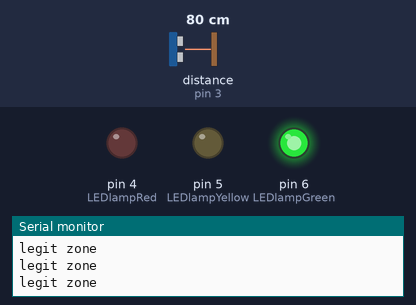
Recording of a sketch running on a simulated Arduino Uno, built with avr-gcc and run on an emulated ATmega328P. On the bench: output pins drawn as LEDs (lit = HIGH), the last lines printed to the serial monitor. Wiring (inferred from the names in the program): ultrasonic range finder: trigger pin 2; echo pin 3. The inputs (shaded band) are chosen by the test bench; at power-on: distance to the obstacle (sensor on pin 3) 80 cm. The echo pulse lasts 58.3 µs per cm; pins used as bus, display or sensor lines are not drawn.

Above: at 1.2 s.
1.3 s: distance to the obstacle (sensor on pin 3) set to 54 cm
2.8 s: distance to the obstacle (sensor on pin 3) set to 47 cm
At 3.6 s:
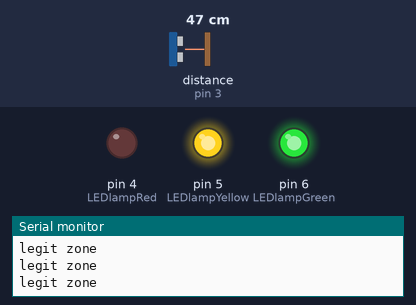
4.5 s: distance to the obstacle (sensor on pin 3) set to 14 cm
6.6 s: distance to the obstacle (sensor on pin 3) set to 11 cm
At 7.3 s:
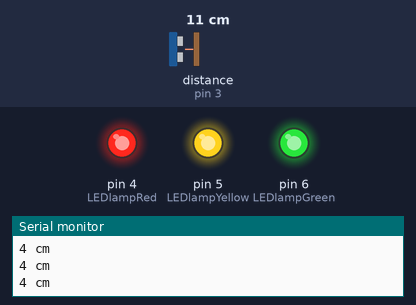
8.1 s: distance to the obstacle (sensor on pin 3) set to 250 cm
At 9.2 s:
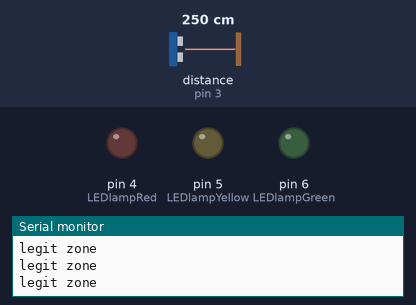
9.6 s: distance to the obstacle (sensor on pin 3) set to 129 cm
11.1 s: distance to the obstacle (sensor on pin 3) set to 123 cm
At 11.9 s:
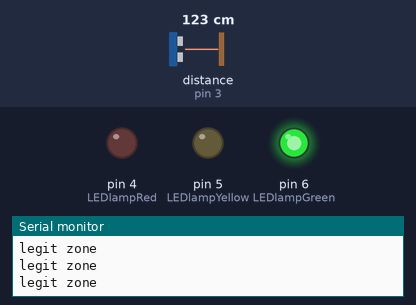
Timing chart, 0 to 13.8 s (numbered marks = the images above; inputs shaded):
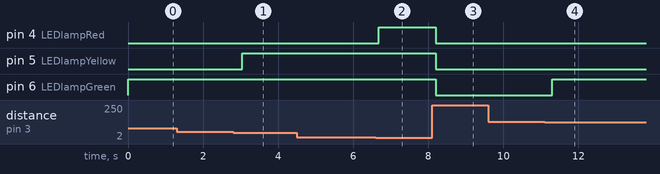

The sketch:

ultrasonic_alarm.ino
```cpp
#define trigP 2
#define echoP 3
#define LEDlampRed 4
#define LEDlampYellow 5
#define LEDlampGreen 6
#define soundbuzzer 7
int sound = 500;

void setup() {
Serial.begin(9600);
pinMode(trigP, OUTPUT);
pinMode(echoP, INPUT);
pinMode(LEDlampRed, OUTPUT);
pinMode(LEDlampYellow, OUTPUT);
pinMode(LEDlampGreen, OUTPUT);
pinMode(soundbuzzer, OUTPUT);
}

void loop() {
long durationindigit, distancecm;
digitalWrite(trigP, LOW);
delayMicroseconds(2);
digitalWrite(trigP, HIGH);
delayMicroseconds(10);
digitalWrite(trigP, LOW);
durationindigit = pulseIn(echoP, HIGH);
distancecm = (durationindigit / 5) / 29.1;

if (distancecm < 50) {
digitalWrite(LEDlampGreen, HIGH);
} else {
digitalWrite(LEDlampGreen, LOW);
}

if (distancecm < 20) {
digitalWrite(LEDlampYellow, HIGH);
} else {
digitalWrite(LEDlampYellow, LOW);
}

if (distancecm < 5) {
digitalWrite(LEDlampRed, HIGH);
sound = 1000;
} else {
digitalWrite(LEDlampRed, LOW);
}

if (distancecm > 5 || distancecm <= 0) {
Serial.println("legit zone");
noTone(soundbuzzer);
} else {
Serial.print(distancecm);
Serial.println(" cm");
}

delay(300);
}
```

Measured:
- the behaviour switches between 51 and 50 cm on distance to the obstacle (sensor on pin 3) (found by bisection; images 0 and 1)
- the behaviour switches between 13 and 12 cm on distance to the obstacle (sensor on pin 3) (found by bisection; images 1 and 2)
- the behaviour switches between 126 and 125 cm on distance to the obstacle (sensor on pin 3) (found by bisection; images 3 and 4)
- after the input at 2.8 s, pin 5 (LEDlampYellow): LOW → HIGH after 0.25 s
- after the input at 6.6 s, pin 4 (LEDlampRed): LOW → HIGH after 0.07 s
- after the input at 8.1 s, pin 4 (LEDlampRed), pin 5 (LEDlampYellow), pin 6 (LEDlampGreen): HIGH → LOW after 0.10 s
- after the input at 11.1 s, pin 6 (LEDlampGreen): LOW → HIGH after 0.21 s
